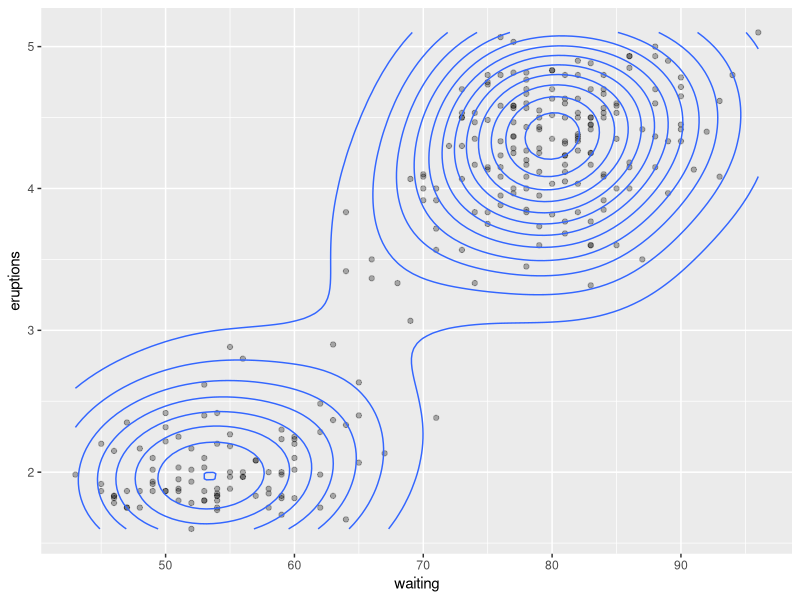
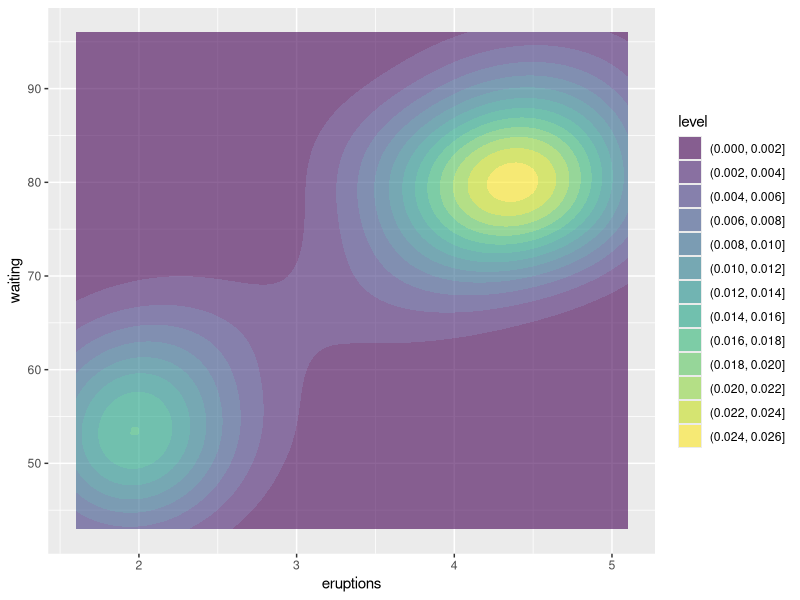
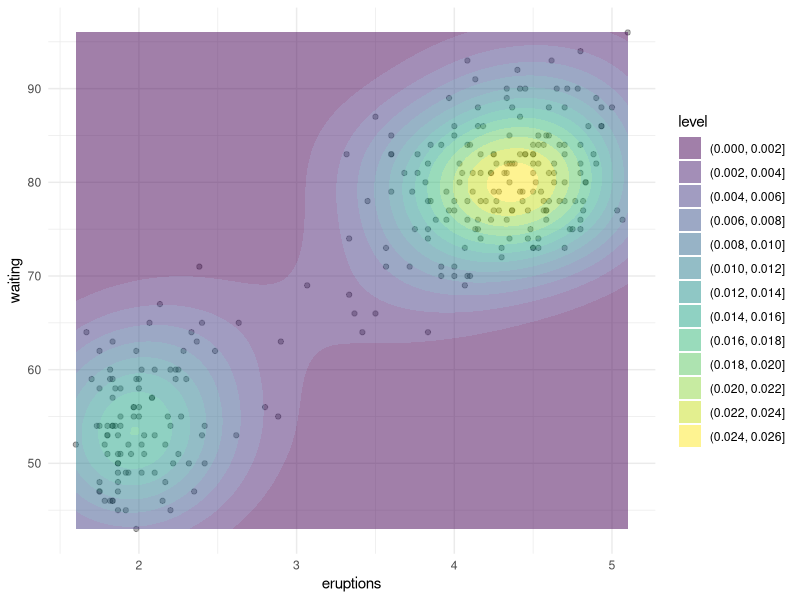

Generate these figures, in order, with R:
## ---- chunk 1
#| echo: false
library(fontawesome)
library(ggplot2)
library(MASS)
## ---- chunk 2
if (!require('ggplot2')) {
  install.packages('ggplot2')
}
## ---- chunk 3
ggplot(faithful, aes(x = waiting, y = eruptions)) +
  # Add Data Points for Context
  geom_point(alpha = 0.3) +
  geom_density_2d()
## ---- chunk 4
ggplot(faithful, aes(x = eruptions, y = waiting)) + 
  geom_density_2d_filled(alpha = 0.6) 
## ---- chunk 5
ggplot(faithful, aes(x = eruptions, y = waiting)) +
  geom_point(alpha = 0.3) +
  geom_density_2d_filled(alpha = 0.5) +
  theme_minimal()
